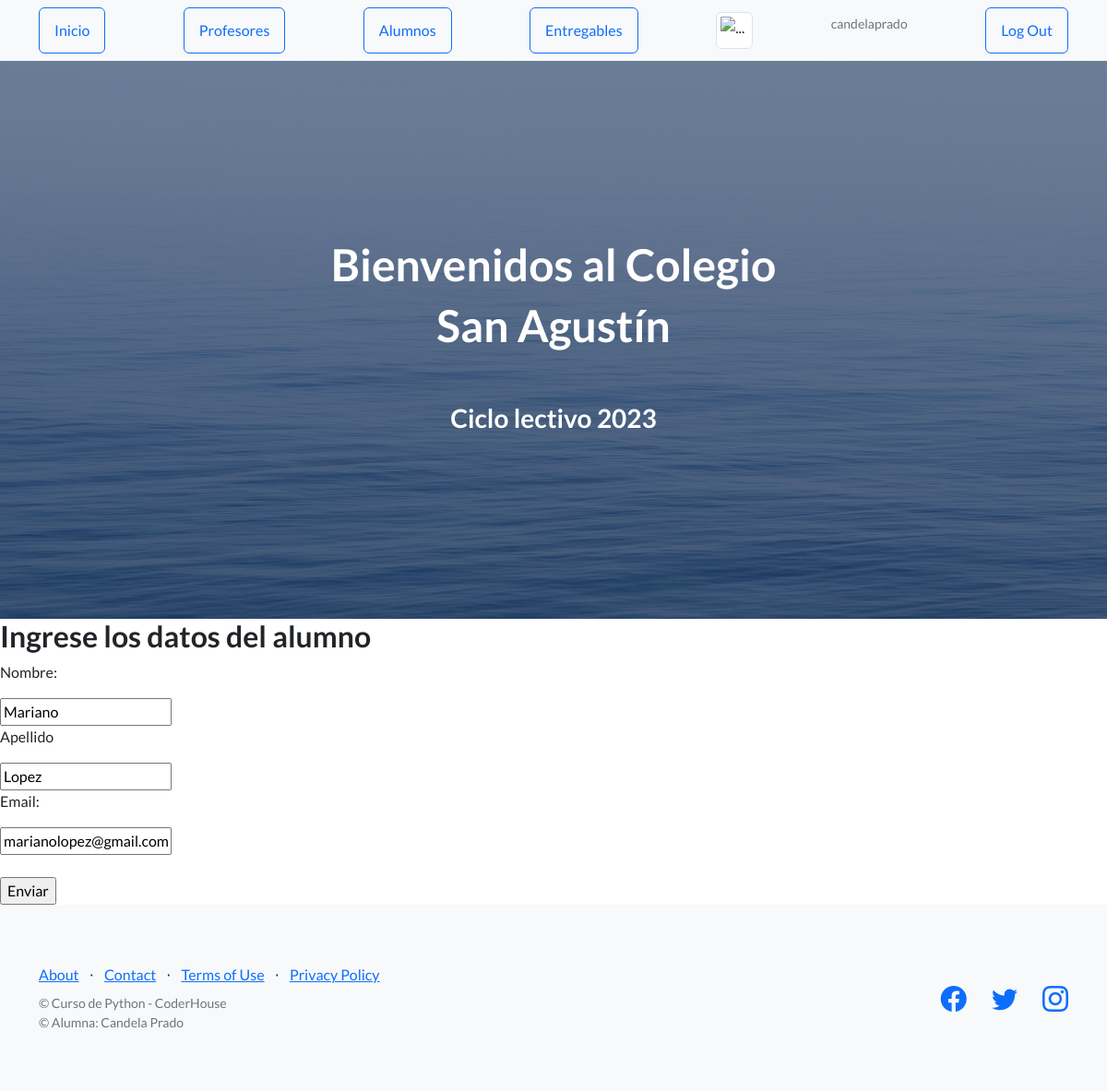
/editar_alumno/2 (signed in), run on the app's committed database.
### AppColegio/models.py (models this page shows, shortened)
class Alumno(models.Model):
    nombre= models.CharField(max_length=30)
    apellido= models.CharField(max_length=30)
    email= models.EmailField()

### AppColegio/views.py (the view)
# urls.py: path("editar_alumno/<int:id>" , views.editar , name="editar_alumno"),
def editar(request , id):
    alumno = Alumno.objects.get(id=id)
    if request.method == "POST":
        mi_formulario = Alumno_Form( request.POST )
        if mi_formulario.is_valid():
            datos = mi_formulario.cleaned_data
            alumno.nombre = datos['nombre']
            alumno.apellido = datos['apellido']
            alumno.email = datos['email']
            alumno.save()
            alumno = Alumno.objects.all()
            return render(request , "alumnos.html" , {"alumnos": alumnos})
    else:
        mi_formulario = Alumno_Form(initial={'nombre':alumno.nombre , "apellido":alumno.apellido , "email":alumno.email})
    return render( request , "editar_alumno.html" , {"mi_formulario":mi_formulario, "alumno": alumno})

### AppColegio/forms.py
class Alumno_Form(forms.Form):
    nombre= forms.CharField(max_length=30)
    apellido= forms.CharField(max_length=30)
    email= forms.EmailField()

### AppColegio/templates/editar_alumno.html (shortened to what this page needs)
{% extends  "padre.html" %}
{% load static %}
{% block contenido %}
<h2>Ingrese los datos del alumno</h2>
    <form action="{% url 'editar_alumno' alumno.id %}" method="POST">
        <p>Nombre:</p>
        {{mi_formulario.nombre}}
        <p>Apellido</p>
        {{mi_formulario.apellido}}
        <p>Email:</p>
        {{mi_formulario.email}}
        <br>
        <br>
        <input type="submit" value="Enviar">
    </form>
{% endblock %}

### AppColegio/templates/padre.html (shortened to what this page needs)
<!DOCTYPE html>
<html lang="en">
    <head>
        {% load static %}
        <link href="https://cdn.jsdelivr.net/npm/bootstrap-icons@1.5.0/font/bootstrap-icons.css" rel="stylesheet" type="text/css" />
        <link href="{% static 'AppColegio/css/styles.css' %}" rel="stylesheet" />
    </head>
    <body>
        <nav class="navbar navbar-light bg-light static-top">
            <div class="container">
                <a href="{% url 'inicio' %}" class="btn btn-outline-primary">Inicio</a>
                <a href="{% url 'profesores' %}" class="btn btn-outline-primary">Profesores</a>
                <a href="{% url 'alumnos' %}" class="btn btn-outline-primary">Alumnos</a>
                <a href="{% url 'entregables' %}" class="btn btn-outline-primary">Entregables</a>
                {% if request.user.is_authenticated %}
                    <img src="{{ url }}" class="img-thumbnail" alt="..." width="40px" height="40px">
                    <p class="text-muted small">{{user.username}}</p>
                    <a href="{% url 'logout' %}" class="btn btn-outline-primary">Log Out</a>
                {% endif %}
            </div>
        </nav>
        <header class="masthead">
            <div class="container position-relative">
                <div class="row justify-content-center">
                    <div class="col-xl-6">
                        <div class="text-center text-white">
                            {% block seccion%}
                            <h1> Bienvenidos al Colegio</h1>
                            <h1> San Agustín</h1>
                            <br>
                            <br>
                            <h3> Ciclo lectivo 2023</h3>
                            {% endblock %}
                        </div>
                    </div>
                </div>
            </div>
        </header>
        {% block contenido %}
        {% endblock %}
        <footer class="footer bg-light">
            <div class="container">
                <div class="row">
                    <div class="col-lg-6 h-100 text-center text-lg-start my-auto">
                        <ul class="list-inline mb-2">
                            <li class="list-inline-item"><a href="#!">About</a></li>
                            <li class="list-inline-item">⋅</li>
                            <li class="list-inline-item"><a href="#!">Contact</a></li>
                            <li class="list-inline-item">⋅</li>
                            <li class="list-inline-item"><a href="#!">Terms of Use</a></li>
                            <li class="list-inline-item">⋅</li>
                            <li class="list-inline-item"><a href="#!">Privacy Policy</a></li>
                        </ul>
                        <p class="text-muted small mb-4 mb-lg-0">&copy; Curso de Python - CoderHouse</p>
                        <p class="text-muted small mb-4 mb-lg-0">&copy; Alumna: Candela Prado</p>
                    </div>
                    <div class="col-lg-6 h-100 text-center text-lg-end my-auto">
                        <ul class="list-inline mb-0">
                            <li class="list-inline-item me-4">
                                <a href="#!"><i class="bi-facebook fs-3"></i></a>
                            </li>
                            <li class="list-inline-item me-4">
                                <a href="#!"><i class="bi-twitter fs-3"></i></a>
                            </li>
                            <li class="list-inline-item">
                                <a href="#!"><i class="bi-instagram fs-3"></i></a>
                            </li>
                        </ul>
                    </div>
                </div>
            </div>
        </footer>
    </body>
</html>

### data on the page
Alumno: nombre "Mariano", apellido "Lopez", email "marianolopez@gmail.com"

### other printed values
{{ user.username }} "candelaprado"
